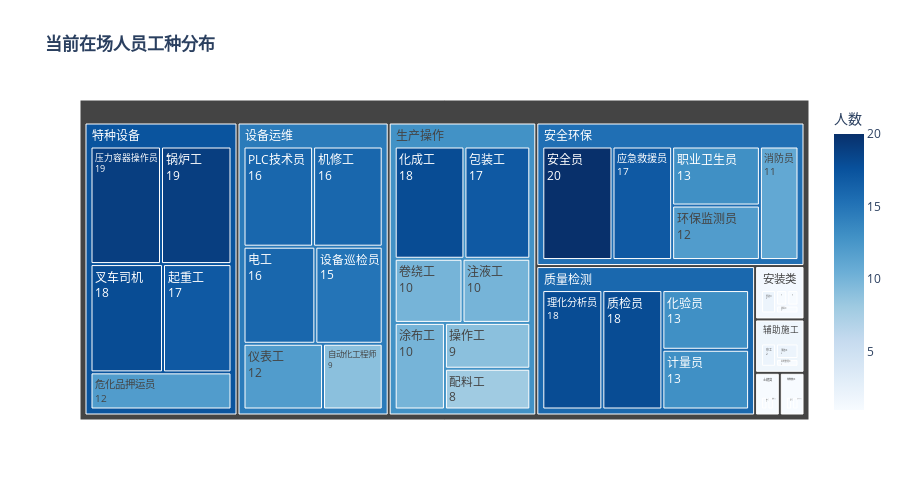

The code cell stored with this chart in its notebook:
### Markdown cell above
## 4. 数据可视化: 人员结构分析

### 工种分类体系

项目设计了两套工种分类体系，反映建设项目从施工到运行的转型：

**建设期工种**: 土建类、安装类、特种施工、辅助施工
**运行期工种**: 生产操作、设备运维、特种设备、安全环保、质量检测

使用Treemap可视化层级结构，颜色深浅反映人数多少。

### Code cell
# 工种大类分布 (Treemap)
onsite_df = df_contractors[df_contractors['人员状态'] == '在场']

work_dist = onsite_df.groupby(['工种大类', '工种']).size().reset_index(name='人数')

fig = px.treemap(
    work_dist,
    path=['工种大类', '工种'],
    values='人数',
    title='<b>当前在场人员工种分布</b>',
    color='人数',
    color_continuous_scale='Blues'
)

fig.update_traces(textinfo='label+value')
fig.update_layout(height=500)
fig.show()

### Figure 1 — Plotly figure (JSON) as saved in the notebook; plotly's stock layout.template omitted (floating-point values rounded to 4 significant figures)
{"data": [{"branchvalues": "total", "customdata": [[1.0], [1.0], [20.0], [17.0], [11.0], [12.0], [13.0], [1.0], [2.0], [1.0], [1.0], [1.0], [1.0], [12.0], [19.0], [18.0], [17.0], [19.0], [17.0], [18.0], [10.0], [9.0], [10.0], [10.0], [8.0], [16.0], [12.0], [16.0], [16.0], [9.0], [15.0], [13.0], [18.0], [13.0], [18.0], [1.0], [2.0], [2.0], [1.0], [15.38], [1.4], [1.0], [17.4], [12.9], [14.5], [15.9], [1.8]], "domain": {"x": [0, 1], "y": [0, 1]}, "hovertemplate": "labels=%{label}<br>人数_sum=%{value}<br>parent=%{parent}<br>id=%{id}<br>人数=%{color}<extra></extra>", "ids": ["土建类/木工", "土建类/混凝土工", "安全环保/安全员", "安全环保/应急救援员", "安全环保/消防员", "安全环保/环保监测员", "安全环保/职业卫生员", "安装类/仪表安装工", "安装类/管道工", "安装类/设备安装工", "安装类/通风工", "特种施工/架子工", "特种施工/高处作业工", "特种设备/危化品押运员", "特种设备/压力容器操作员", "特种设备/叉车司机", "特种设备/起重工", "特种设备/锅炉工", "生产操作/包装工", "生产操作/化成工", "生产操作/卷绕工", "生产操作/操作工", "生产操作/注液工", "生产操作/涂布工", "生产操作/配料工", "设备运维/PLC技术员", "设备运维/仪表工", "设备运维/机修工", "设备运维/电工", "设备运维/自动化工程师", "设备运维/设备巡检员", "质量检测/化验员", "质量检测/理化分析员", "质量检测/计量员", "质量检测/质检员", "辅助施工/场地整理工", "辅助施工/杂工", "辅助施工/清洁工", "土建类", "安全环保", "安装类", "特种施工", "特种设备", "生产操作", "设备运维", "质量检测", "辅助施工"], "labels": ["木工", "混凝土工", "安全员", "应急救援员", "消防员", "环保监测员", "职业卫生员", "仪表安装工", "管道工", "设备安装工", "通风工", "架子工", "高处作业工", "危化品押运员", "压力容器操作员", "叉车司机", "起重工", "锅炉工", "包装工", "化成工", "卷绕工", "操作工", "注液工", "涂布工", "配料工", "PLC技术员", "仪表工", "机修工", "电工", "自动化工程师", "设备巡检员", "化验员", "理化分析员", "计量员", "质检员", "场地整理工", "杂工", "清洁工", "土建类", "安全环保", "安装类", "特种施工", "特种设备", "生产操作", "设备运维", "质量检测", "辅助施工"], "marker": {"coloraxis": "coloraxis", "colors": [1.0, 1.0, 20.0, 17.0, 11.0, 12.0, 13.0, 1.0, 2.0, 1.0, 1.0, 1.0, 1.0, 12.0, 19.0, 18.0, 17.0, 19.0, 17.0, 18.0, 10.0, 9.0, 10.0, 10.0, 8.0, 16.0, 12.0, 16.0, 16.0, 9.0, 15.0, 13.0, 18.0, 13.0, 18.0, 1.0, 2.0, 2.0, 1.0, 15.38, 1.4, 1.0, 17.4, 12.9, 14.5, 15.9, 1.8]}, "name": "", "parents": ["土建类", "土建类", "安全环保", "安全环保", "安全环保", "安全环保", "安全环保", "安装类", "安装类", "安装类", "安装类", "特种施工", "特种施工", "特种设备", "特种设备", "特种设备", "特种设备", "特种设备", "生产操作", "生产操作", "生产操作", "生产操作", "生产操作", "生产操作", "生产操作", "设备运维", "设备运维", "设备运维", "设备运维", "设备运维", "设备运维", "质量检测", "质量检测", "质量检测", "质量检测", "辅助施工", "辅助施工", "辅助施工", "", "", "", "", "", "", "", "", ""], "textinfo": "label+value", "type": "treemap", "values": [1.0, 1.0, 20.0, 17.0, 11.0, 12.0, 13.0, 1.0, 2.0, 1.0, 1.0, 1.0, 1.0, 12.0, 19.0, 18.0, 17.0, 19.0, 17.0, 18.0, 10.0, 9.0, 10.0, 10.0, 8.0, 16.0, 12.0, 16.0, 16.0, 9.0, 15.0, 13.0, 18.0, 13.0, 18.0, 1.0, 2.0, 2.0, 2.0, 73.0, 5.0, 2.0, 85.0, 82.0, 84.0, 62.0, 5.0]}], "layout": {"coloraxis": {"colorbar": {"title": {"text": "人数"}}, "colorscale": [[0, "rgb(247,251,255)"], [0.125, "rgb(222,235,247)"], [0.25, "rgb(198,219,239)"], [0.375, "rgb(158,202,225)"], [0.5, "rgb(107,174,214)"], [0.625, "rgb(66,146,198)"], [0.75, "rgb(33,113,181)"], [0.875, "rgb(8,81,156)"], [1, "rgb(8,48,107)"]]}, "height": 500, "legend": {"tracegroupgap": 0}, "title": {"text": "<b>当前在场人员工种分布</b>"}}}
